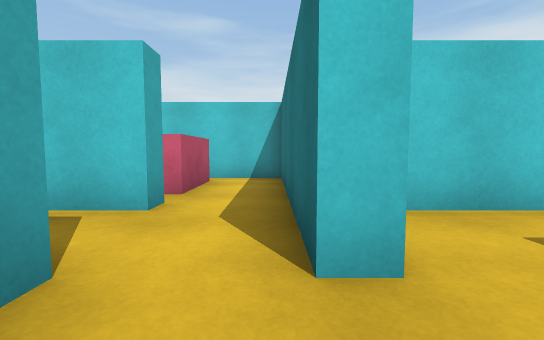
View 1 (above)

13 first-person views from a walk through a scene from a Unity 3-D project. The camera is 0.72 m above the floor, tilts 4° down and sees 90° across. The floor is counted in squares, 1 m on a side. Each view is taken from the middle of a square. On the plan, view 1 faces up. The plan holds only what a view shows up to about 9 squares ahead; the rest is blank. The place goes on beyond the plan. The player character is not drawn. Surface patterns are stand-ins for the level's own textures.

View 2
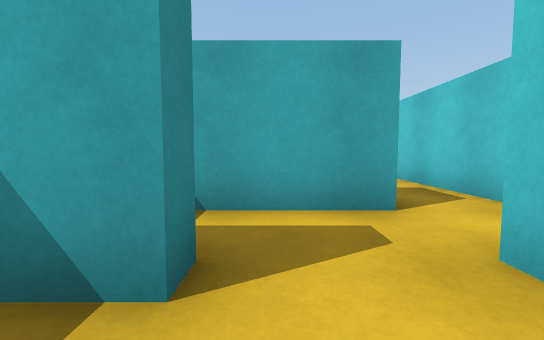

View 3
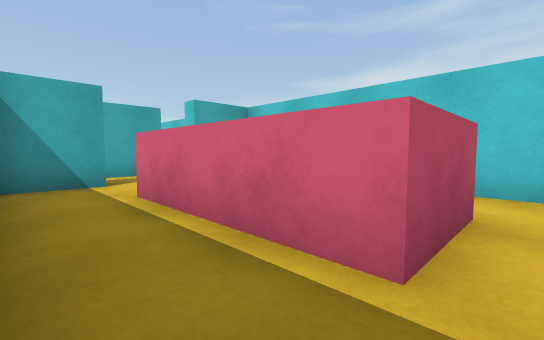

View 4
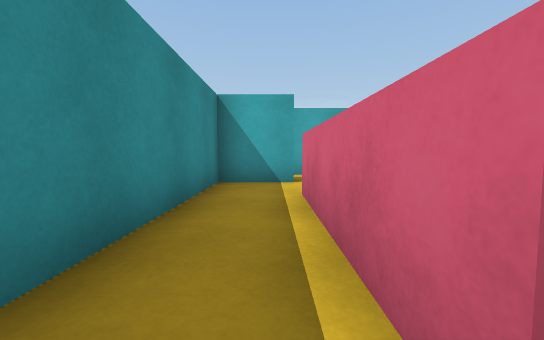

View 5
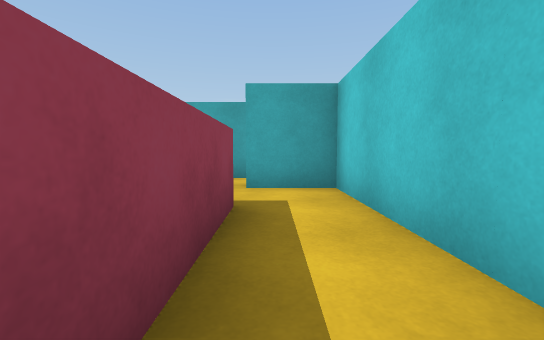

View 6
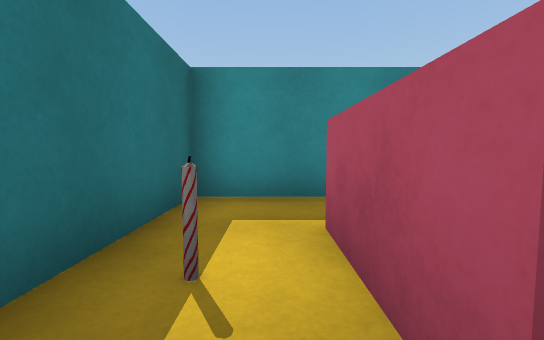

View 7
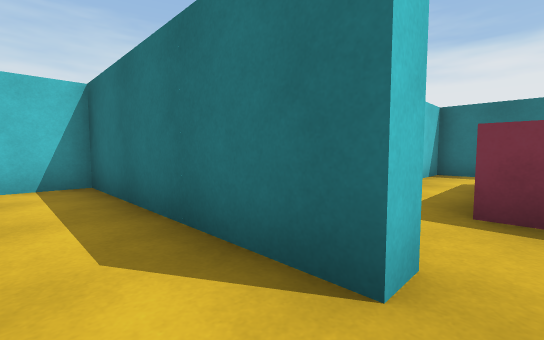

View 8
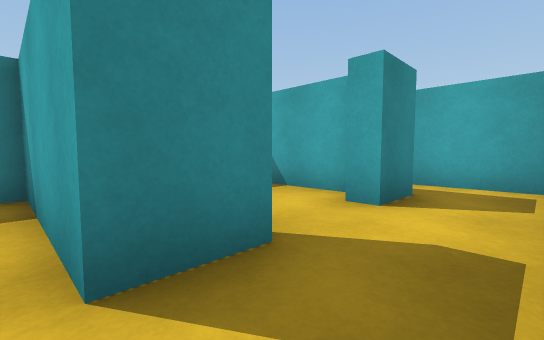

View 9
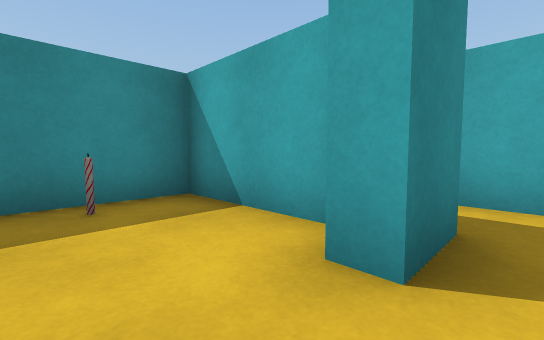

View 10
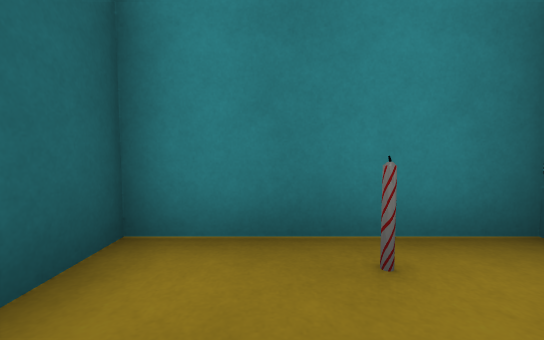

View 11
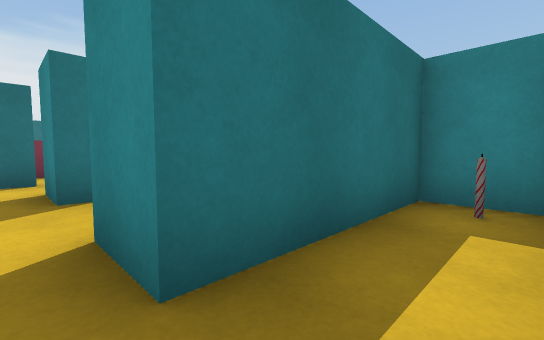

View 12
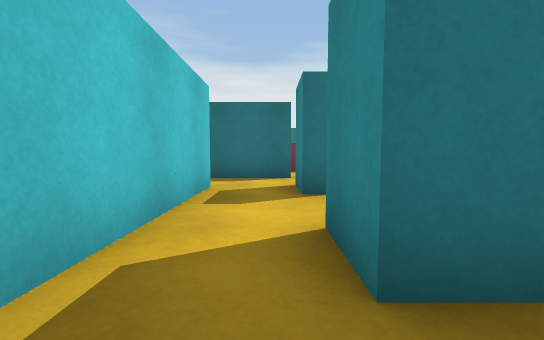

View 13
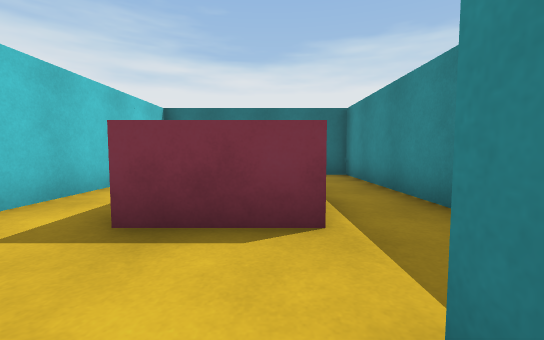

### Floor plan
Ten units are one square. View 1 is at (0, 0); x grows to the right and y downward. Boxes are objects, and circles mark ways between rooms. Rooms are numbered by the first view taken in them; rooms with no view inside come last. Other rooms are left out.
<svg viewBox="-80 -77 167 107">
<path fill="none" stroke="#000" d="M2 5 8 5M-25 -15 -12 -15 -12 22 -9 22M8 -15 3 -15 3 -25M-15 -33 -25 -33M8 5 8 22 82 22 82 -33 8 -33 8 -15M65 -16 65 5 25 5 25 -15 56 -15M-15 -38 -15 -33M-15 -65 -15 -45 -19 -45M3 -25 3 -72 -18 -72M-53 -6 -53 22 -18 22 -18 11M-45 -15 -45 -10M-25 -10 -25 -15M-25 -33 -44 -33M-73 -31 -73 -10M-71 22 -58 22 -58 -15 -45 -15M-44 -33 -59 -33"/>
<rect x="65" y="-15" width="10" height="10" fill="#bbb"><title>other object</title></rect>
<rect x="-45" y="15" width="10" height="10" fill="#bbb"><title>other object</title></rect>
<rect x="-75" y="15" width="10" height="10" fill="#bbb"><title>other object</title></rect>
<circle cx="0" cy="-5" r="3" fill="#2a7"/>
<circle cx="-10" cy="-30" r="3" fill="#2a7"/>
<circle cx="-20" cy="-20" r="3" fill="#2a7"/>
<circle cx="-55" cy="-20" r="3" fill="#2a7"/>
<text x="-10" y="0">1</text>
<text x="40" y="10">2</text>
<text x="-40" y="-40">3</text>
<text x="-40" y="0">4</text>
<text x="-70" y="-10">5</text>
</svg>
Room 1 opens to room 2. Room 1 opens to room 3. Room 1 opens to room 4. Room 4 opens to room 5.

Where each view was taken, in squares from view 1:
view 1: 0 up, 0 right, facing up
view 2: 0 up, 2 right, facing left
view 3: 2 down, 7 right, facing up-left
view 4: 1 down, 7 right, facing left
view 5: 2 up, 6 right, facing left
view 6: 2 up, 7 right, facing down
view 7: 1 up, 1 left, facing up-right
view 8: 3 up, 1 left, facing down-left
view 9: 2 up, 3 left, facing down-left
view 10: 0 up, 3 left, facing down
view 11: 2 up, 7 left, facing down-right
view 12: 2 up, 7 left, facing right
view 13: 0 up, 0 right, facing right
